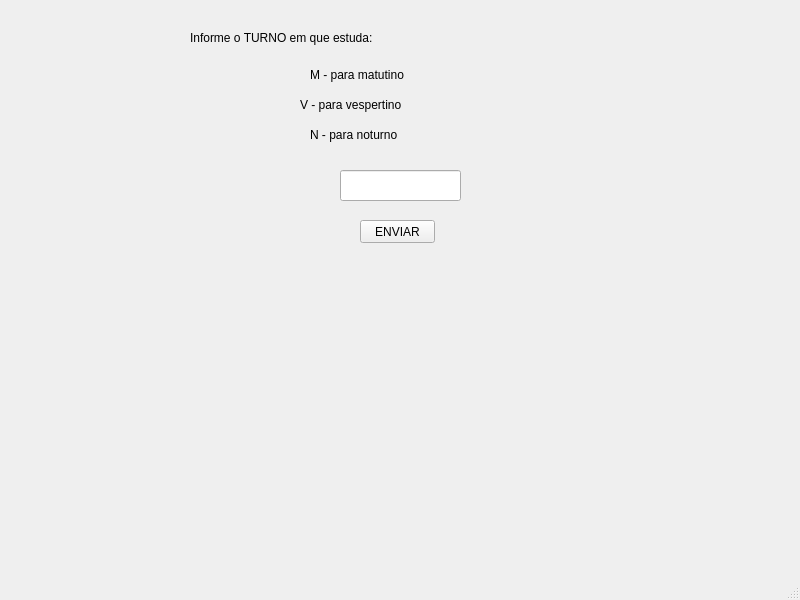
<?xml version="1.0" encoding="UTF-8"?>
<ui version="4.0">
 <class>MainWindow</class>
 <widget class="QMainWindow" name="MainWindow">
  <property name="geometry">
   <rect>
    <x>0</x>
    <y>0</y>
    <width>800</width>
    <height>600</height>
   </rect>
  </property>
  <property name="windowTitle">
   <string>MainWindow</string>
  </property>
  <widget class="QWidget" name="centralwidget">
   <widget class="QLabel" name="label">
    <property name="geometry">
     <rect>
      <x>190</x>
      <y>20</y>
      <width>437</width>
      <height>35</height>
     </rect>
    </property>
    <property name="styleSheet">
     <string notr="true">font: 75 22pt &quot;MS Shell Dlg 2&quot;;</string>
    </property>
    <property name="text">
     <string>Informe o TURNO em que estuda:</string>
    </property>
   </widget>
   <widget class="QLabel" name="label_2">
    <property name="geometry">
     <rect>
      <x>310</x>
      <y>60</y>
      <width>193</width>
      <height>29</height>
     </rect>
    </property>
    <property name="styleSheet">
     <string notr="true">font: 18pt &quot;MS Shell Dlg 2&quot;;</string>
    </property>
    <property name="text">
     <string>M - para matutino</string>
    </property>
   </widget>
   <widget class="QLabel" name="label_3">
    <property name="geometry">
     <rect>
      <x>300</x>
      <y>90</y>
      <width>205</width>
      <height>29</height>
     </rect>
    </property>
    <property name="styleSheet">
     <string notr="true">font: 18pt &quot;MS Shell Dlg 2&quot;;</string>
    </property>
    <property name="text">
     <string>V - para vespertino</string>
    </property>
   </widget>
   <widget class="QLabel" name="label_4">
    <property name="geometry">
     <rect>
      <x>310</x>
      <y>120</y>
      <width>179</width>
      <height>29</height>
     </rect>
    </property>
    <property name="styleSheet">
     <string notr="true">font: 18pt &quot;MS Shell Dlg 2&quot;;</string>
    </property>
    <property name="text">
     <string>N - para noturno</string>
    </property>
   </widget>
   <widget class="QLineEdit" name="turno">
    <property name="geometry">
     <rect>
      <x>340</x>
      <y>170</y>
      <width>121</width>
      <height>31</height>
     </rect>
    </property>
   </widget>
   <widget class="QPushButton" name="botao">
    <property name="geometry">
     <rect>
      <x>360</x>
      <y>220</y>
      <width>75</width>
      <height>23</height>
     </rect>
    </property>
    <property name="text">
     <string>ENVIAR</string>
    </property>
   </widget>
   <widget class="QWidget" name="horizontalLayoutWidget">
    <property name="geometry">
     <rect>
      <x>-1</x>
      <y>290</y>
      <width>801</width>
      <height>80</height>
     </rect>
    </property>
    <layout class="QHBoxLayout" name="horizontalLayout">
     <item>
      <spacer name="horizontalSpacer">
       <property name="orientation">
        <enum>Qt::Horizontal</enum>
       </property>
       <property name="sizeHint" stdset="0">
        <size>
         <width>40</width>
         <height>20</height>
        </size>
       </property>
      </spacer>
     </item>
     <item>
      <widget class="QLabel" name="resultado">
       <property name="styleSheet">
        <string notr="true">font: 20pt &quot;MS Shell Dlg 2&quot;;
color: green;</string>
       </property>
       <property name="text">
        <string/>
       </property>
      </widget>
     </item>
     <item>
      <spacer name="horizontalSpacer_2">
       <property name="orientation">
        <enum>Qt::Horizontal</enum>
       </property>
       <property name="sizeHint" stdset="0">
        <size>
         <width>40</width>
         <height>20</height>
        </size>
       </property>
      </spacer>
     </item>
    </layout>
   </widget>
  </widget>
  <widget class="QMenuBar" name="menubar">
   <property name="geometry">
    <rect>
     <x>0</x>
     <y>0</y>
     <width>800</width>
     <height>21</height>
    </rect>
   </property>
  </widget>
  <widget class="QStatusBar" name="statusbar"/>
 </widget>
 <resources/>
 <connections/>
</ui>
